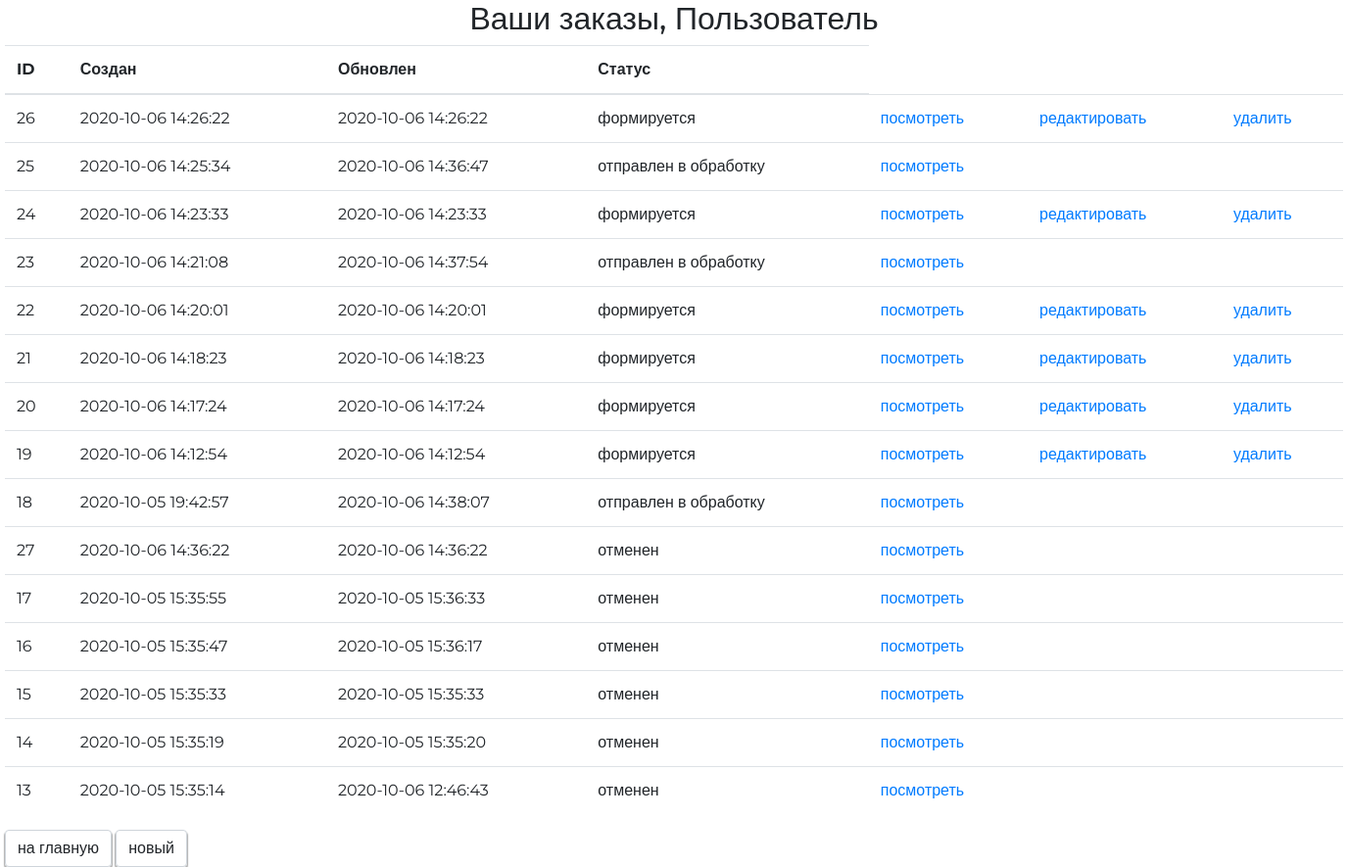
/orders/, run on an earlier commit of the app's database.
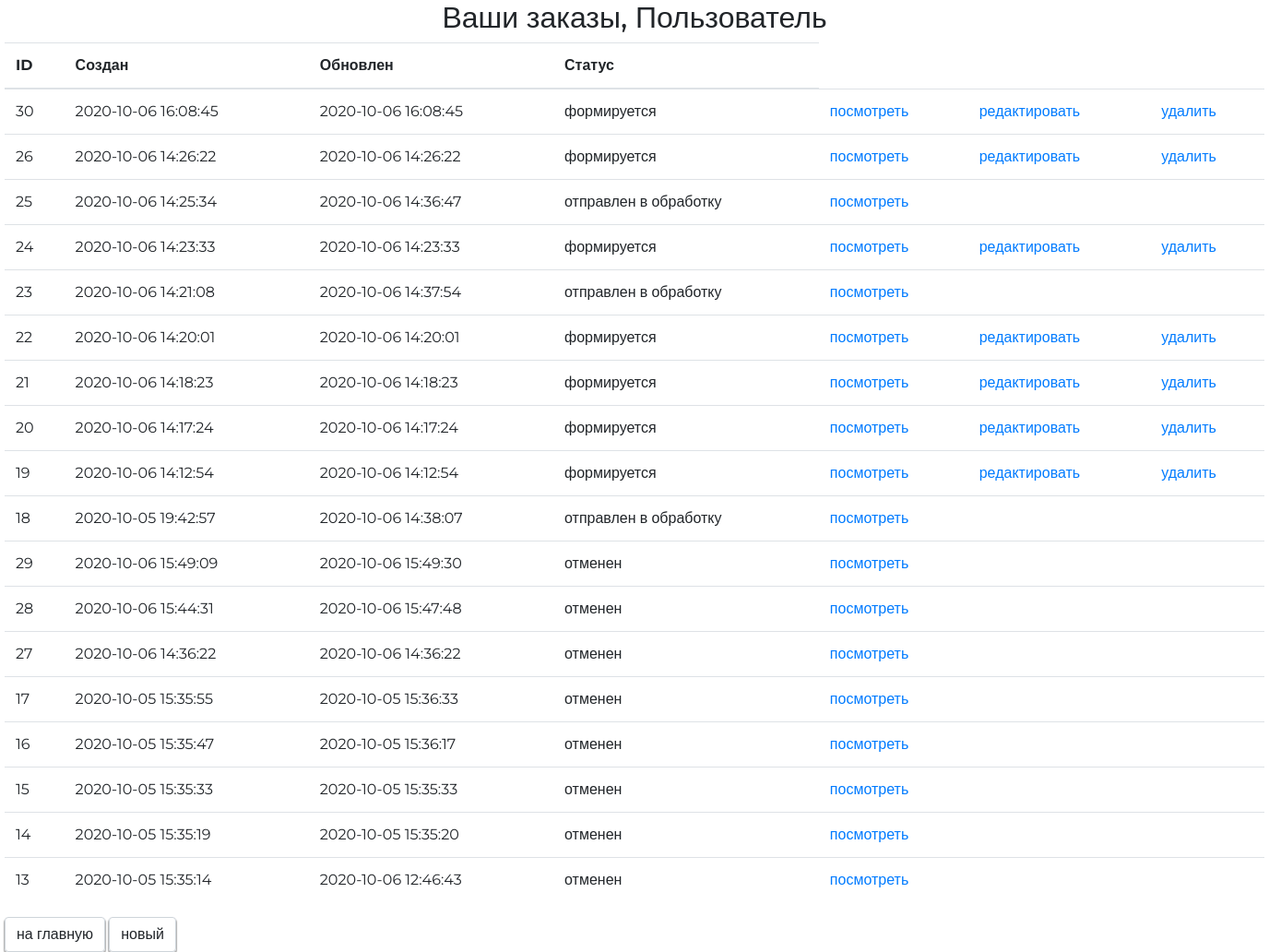
And on a later commit of the database.
### ordersapp/models.py (models this page shows, shortened)
class Order(models.Model):
    FORMING = 'F'
    SENT_TO_PROCEED = 'S'
    PROCEEDED = 'P'
    PAID = 'D'
    READY = 'Y'
    CANCEL = 'C'
    ORDER_STATUS_CHOICES = (
        (FORMING, 'формируется'),
        (SENT_TO_PROCEED, 'отправлен в обработку'),
        (PAID, 'оплачен'),
        (PROCEEDED, 'обрабатывается'),
        (READY, 'готов к выдаче'),
        (CANCEL, 'отменен'),
    )
    user = models.ForeignKey(get_user_model(), on_delete=models.CASCADE)
    created = models.DateTimeField(verbose_name='создан', auto_now_add=True)
    updated = models.DateTimeField(verbose_name='обновлен', auto_now=True)
    status = models.CharField(verbose_name='статус',
                              max_length=1,
                              choices=ORDER_STATUS_CHOICES,
                              default=FORMING)
    is_active = models.BooleanField(verbose_name='активен', default=True)
    class Meta:
        ordering = ('-is_active', '-created',)
        verbose_name = 'заказ'
        verbose_name_plural = 'заказы'
    @property
    def is_forming(self):
        return self.status == self.FORMING

### ordersapp/views.py (the view)
# urls.py: path('', ordersapp.OrderList.as_view(), name='index'),
class OrderList(ListView):
    extra_context = {
        "page_title": "заказы",
    }
    model = Order

### mainapp/context_processors.py (called while the page is built)
def get_categories(request):
    return {
        'categories': ProductCategory.objects.filter(is_active=True),
    }

### ordersapp/templates/ordersapp/order_list.html
{% extends 'ordersapp/base.html' %}
{% load static %}
{% block container %}
    <div class="h2 text-center head">
        Ваши заказы, {{ user.first_name|default:'пользователь'|title }}
    </div>
    <table class="table orders_list">
        <thead>
        <tr>
            <th>ID</th>
            <th>Создан</th>
            <th>Обновлен</th>
            <th>Статус</th>
        </tr>
        </thead>
        <tbody>
        {% for item in object_list %}
            <tr>
                <td class="td1 orders_list">{{ item.pk }}</td>
                <td>{{ item.created|date:"Y-m-d H:i:s" }}</td>
                <td>{{ item.updated|date:"Y-m-d H:i:s" }}</td>
                <td>{{ item.get_status_display }}</td>
                <td>
                    <a href="{% url 'orders:order_read' item.pk %}">
                        посмотреть
                    </a>
                </td>
                <td>
                    {% if item.is_forming %}
                        <a href="{% url 'orders:order_update' pk=item.pk %}">
                            редактировать
                        </a>
                    {% endif %}
                </td>
                <td>
                    {% if item.is_forming %}
                        <a href="{% url 'orders:order_delete' item.pk %}">
                            удалить
                        </a>
                    {% endif %}
                </td>
            </tr>
        {% endfor %}
        </tbody>
    </table>
    <a href="{% url 'main:index' %}"
       class="btn btn-default btn-round">
        на главную
    </a>
    <a href="{% url 'orders:order_create' %}"
       class="btn btn-default btn-round">
        новый
    </a>
{% endblock %}

What changed in the data, as far as the page shows it:
added Order: pk "30", created "2020-10-06 16:08:45", updated "2020-10-06 16:08:45", status "формируется", shows "редактировать", shows "удалить"
added Order: pk "29", created "2020-10-06 15:49:09", updated "2020-10-06 15:49:30", status "отменен"
added Order: pk "28", created "2020-10-06 15:44:31", updated "2020-10-06 15:47:48", status "отменен"
